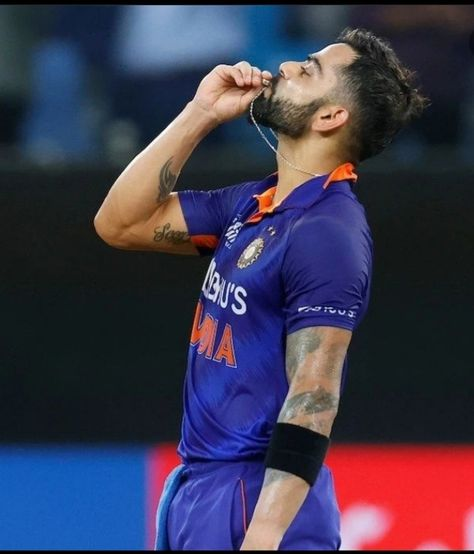
#> input picture Virat.jpg, 474 x 554 px
$ python ImageResizer.py
#> lines starting #> are read from the running program, lines starting #| are printed output that depends on the picture
import cv2

# Configurable Parameters
source = "Virat.jpg"
destination = 'newImage.png'
scale_percent = 50

src = cv2.imread(source, cv2.IMREAD_UNCHANGED)
#> src is the input picture: shape (554, 474, 3); mean B, G, R 79.5, 57.2, 61.9
cv2.imshow("title",src)

# Calculate the 50 percent of original dimensions
new_width = int(src.shape[1] * scale_percent/100)
#> new_width = 237
new_height = int(src.shape[0] * scale_percent/100)
#> new_height = 277

#dsize
dsize = (new_width,new_height)
#> dsize = (237, 277)

# resize image
output= cv2.resize(src,dsize)
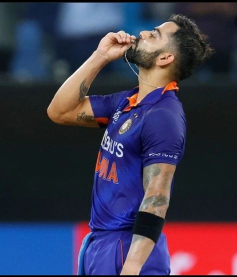
#> output: shape (277, 237, 3); mean B, G, R 79.6, 57.3, 62

cv2.imwrite(destination, output)
cv2.waitKey(0)

$ run again, with VK.jpg copied over Virat.jpg
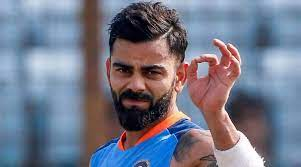
#> input picture VK.jpg, 301 x 167 px
#> src is the input picture: shape (167, 301, 3); mean B, G, R 136.9, 119.7, 115.6
#> `output= cv2.resize(src,dsize)`:
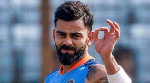
#> output: shape (83, 150, 3); mean B, G, R 136.7, 119.6, 115.5
